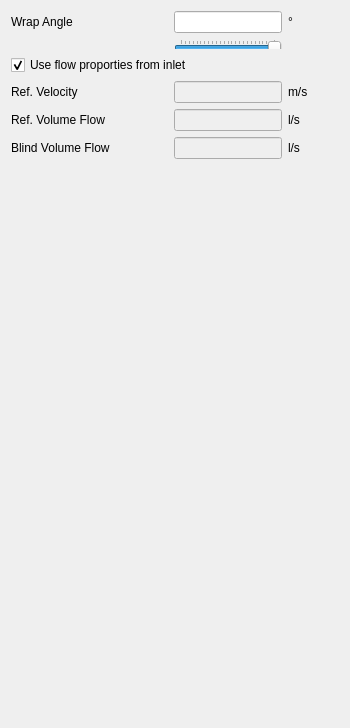
     <widget class="QWidget" name="page_spiral">
      <property name="geometry">
       <rect>
        <x>0</x>
        <y>0</y>
        <width>350</width>
        <height>728</height>
       </rect>
      </property>
      <attribute name="label">
       <string>Spiral Area</string>
      </attribute>
      <layout class="QGridLayout" name="gridLayout_2">
       <item row="1" column="2">
        <widget class="QSlider" name="horizontalSlider_wrap_angle">
         <property name="sizePolicy">
          <sizepolicy hsizetype="Minimum" vsizetype="Fixed">
           <horstretch>0</horstretch>
           <verstretch>0</verstretch>
          </sizepolicy>
         </property>
         <property name="maximumSize">
          <size>
           <width>16777215</width>
           <height>10</height>
          </size>
         </property>
         <property name="minimum">
          <number>0</number>
         </property>
         <property name="maximum">
          <number>360</number>
         </property>
         <property name="pageStep">
          <number>5</number>
         </property>
         <property name="value">
          <number>360</number>
         </property>
         <property name="orientation">
          <enum>Qt::Horizontal</enum>
         </property>
         <property name="invertedAppearance">
          <bool>false</bool>
         </property>
         <property name="tickPosition">
          <enum>QSlider::TicksAbove</enum>
         </property>
         <property name="tickInterval">
          <number>15</number>
         </property>
        </widget>
       </item>
       <item row="0" column="3">
        <widget class="QLabel" name="label_56">
         <property name="text">
          <string>°</string>
         </property>
        </widget>
       </item>
       <item row="0" column="2">
        <widget class="QLineEdit" name="lineEdit_wrap_angle">
         <property name="sizePolicy">
          <sizepolicy hsizetype="Minimum" vsizetype="Fixed">
           <horstretch>0</horstretch>
           <verstretch>0</verstretch>
          </sizepolicy>
         </property>
        </widget>
       </item>
       <item row="0" column="0">
        <widget class="QLabel" name="label_55">
         <property name="sizePolicy">
          <sizepolicy hsizetype="Minimum" vsizetype="Preferred">
           <horstretch>0</horstretch>
           <verstretch>0</verstretch>
          </sizepolicy>
         </property>
         <property name="minimumSize">
          <size>
           <width>100</width>
           <height>0</height>
          </size>
         </property>
         <property name="text">
          <string>Wrap Angle</string>
         </property>
        </widget>
       </item>
       <item row="3" column="0">
        <widget class="QLabel" name="label_53">
         <property name="sizePolicy">
          <sizepolicy hsizetype="Minimum" vsizetype="Preferred">
           <horstretch>0</horstretch>
           <verstretch>0</verstretch>
          </sizepolicy>
         </property>
         <property name="minimumSize">
          <size>
           <width>100</width>
           <height>0</height>
          </size>
         </property>
         <property name="text">
          <string>Ref. Velocity</string>
         </property>
        </widget>
       </item>
       <item row="3" column="2">
        <widget class="QLineEdit" name="lineEdit_ref_inlet_cu">
         <property name="enabled">
          <bool>false</bool>
         </property>
         <property name="sizePolicy">
          <sizepolicy hsizetype="Minimum" vsizetype="Fixed">
           <horstretch>0</horstretch>
           <verstretch>0</verstretch>
          </sizepolicy>
         </property>
        </widget>
       </item>
       <item row="2" column="0" colspan="4">
        <widget class="QCheckBox" name="checkBox_set_inlet_flow">
         <property name="text">
          <string>Use flow proporties from inlet</string>
         </property>
         <property name="checked">
          <bool>true</bool>
         </property>
         <property name="tristate">
          <bool>false</bool>
         </property>
        </widget>
       </item>
       <item row="4" column="2">
        <widget class="QLineEdit" name="lineEdit_ref_vol_flow">
         <property name="enabled">
          <bool>false</bool>
         </property>
         <property name="sizePolicy">
          <sizepolicy hsizetype="Minimum" vsizetype="Fixed">
           <horstretch>0</horstretch>
           <verstretch>0</verstretch>
          </sizepolicy>
         </property>
        </widget>
       </item>
       <item row="4" column="3">
        <widget class="QLabel" name="label_50">
         <property name="text">
          <string>l/s</string>
         </property>
        </widget>
       </item>
       <item row="3" column="3">
        <widget class="QLabel" name="label_54">
         <property name="text">
          <string>m/s</string>
         </property>
        </widget>
       </item>
       <item row="5" column="0">
        <widget class="QLabel" name="label_51">
         <property name="sizePolicy">
          <sizepolicy hsizetype="Minimum" vsizetype="Preferred">
           <horstretch>0</horstretch>
           <verstretch>0</verstretch>
          </sizepolicy>
         </property>
         <property name="minimumSize">
          <size>
           <width>100</width>
           <height>0</height>
          </size>
         </property>
         <property name="text">
          <string>Blind Volume Flow</string>
         </property>
        </widget>
       </item>
       <item row="5" column="2">
        <widget class="QLineEdit" name="lineEdit_blind_vol_flow">
         <property name="enabled">
          <bool>false</bool>
         </property>
         <property name="sizePolicy">
          <sizepolicy hsizetype="Minimum" vsizetype="Fixed">
           <horstretch>0</horstretch>
           <verstretch>0</verstretch>
          </sizepolicy>
         </property>
        </widget>
       </item>
       <item row="5" column="3">
        <widget class="QLabel" name="label_52">
         <property name="text">
          <string>l/s</string>
         </property>
        </widget>
       </item>
       <item row="4" column="0">
        <widget class="QLabel" name="label_49">
         <property name="sizePolicy">
          <sizepolicy hsizetype="Minimum" vsizetype="Preferred">
           <horstretch>0</horstretch>
           <verstretch>0</verstretch>
          </sizepolicy>
         </property>
         <property name="minimumSize">
          <size>
           <width>100</width>
           <height>0</height>
          </size>
         </property>
         <property name="text">
          <string>Ref. Volume Flow</string>
         </property>
        </widget>
       </item>
       <item row="0" column="1">
        <spacer name="horizontalSpacer_4">
         <property name="orientation">
          <enum>Qt::Horizontal</enum>
         </property>
         <property name="sizeType">
          <enum>QSizePolicy::Minimum</enum>
         </property>
         <property name="sizeHint" stdset="0">
          <size>
           <width>40</width>
           <height>20</height>
          </size>
         </property>
        </spacer>
       </item>
       <item row="6" column="2">
        <spacer name="verticalSpacer_5">
         <property name="orientation">
          <enum>Qt::Vertical</enum>
         </property>
         <property name="sizeHint" stdset="0">
          <size>
           <width>20</width>
           <height>40</height>
          </size>
         </property>
        </spacer>
       </item>
      </layout>
     </widget>
